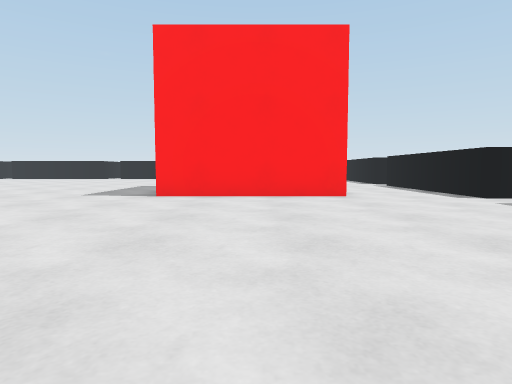
view 1 (above)

24 first-person views from a walk through a Unity game level. The camera is 0.58 m above the floor, tilts 4° down and sees 75° across. The floor is counted in squares, 1 m on a side. Each view is taken from the middle of a square. On the plan, view 1 faces up. The plan holds only what a view shows up to about 9 squares ahead; the rest is blank. The place goes on beyond the plan.

view 2
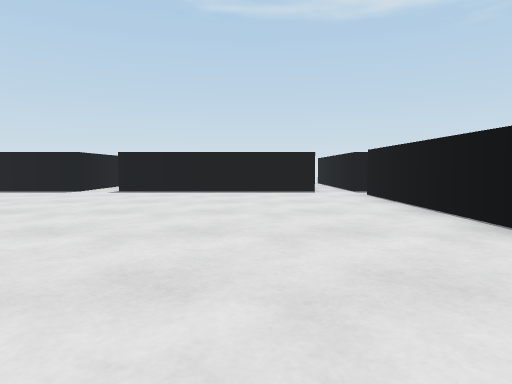

view 3
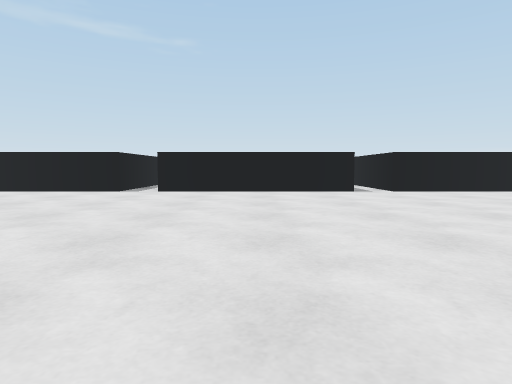

view 4
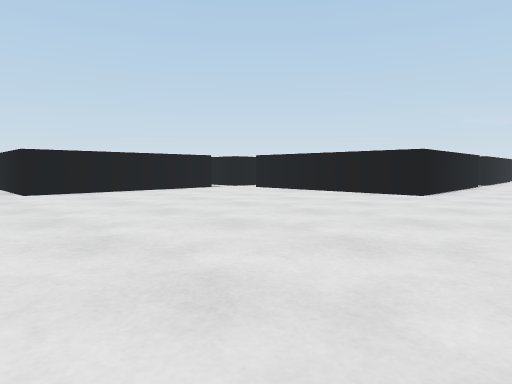

view 5
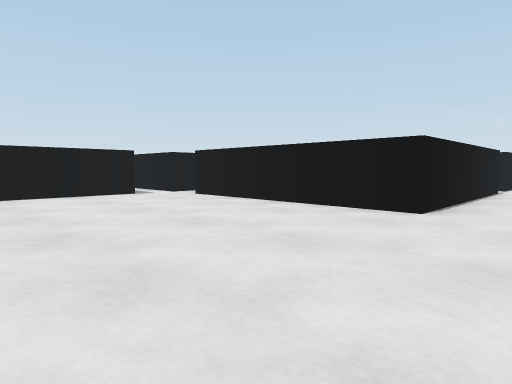

view 6
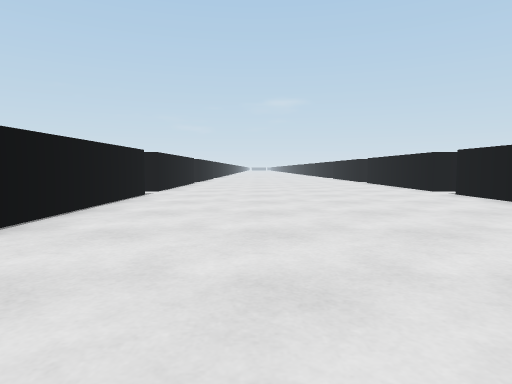

view 7
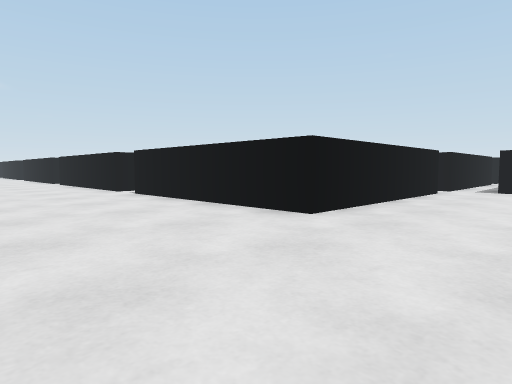

view 8
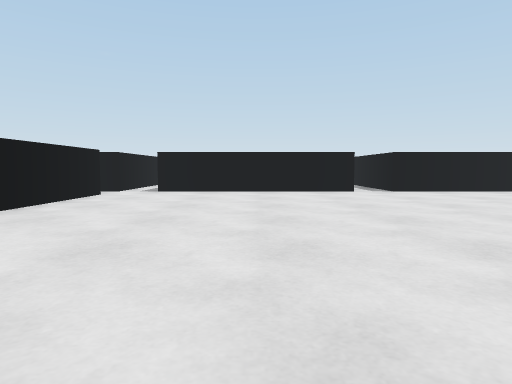

view 9
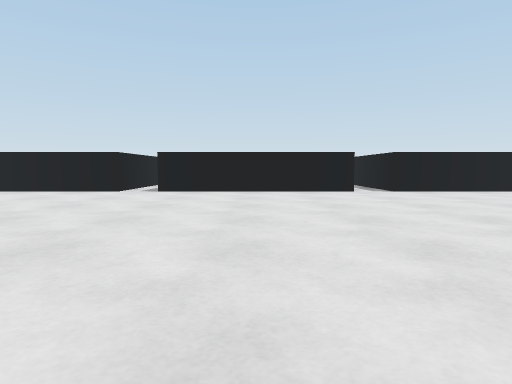

view 10
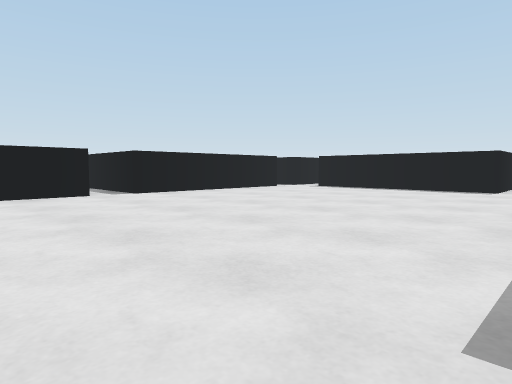

view 11
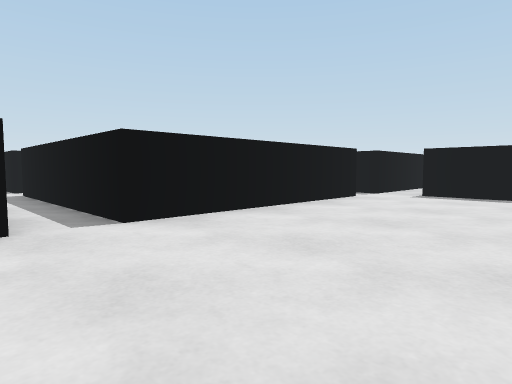

view 12
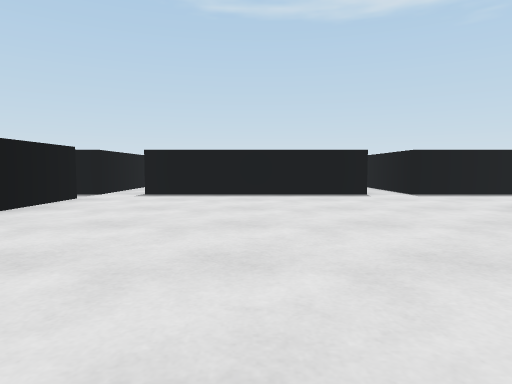

view 13
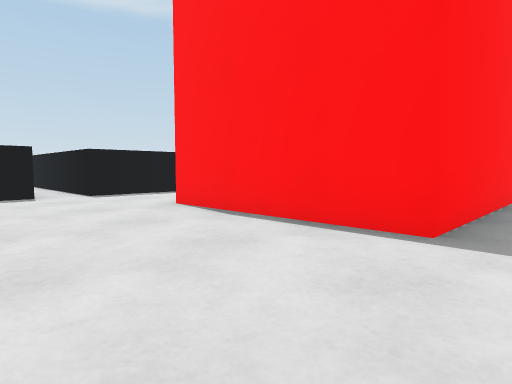

view 14
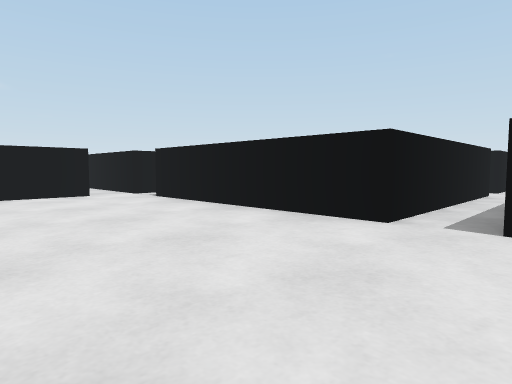

view 15
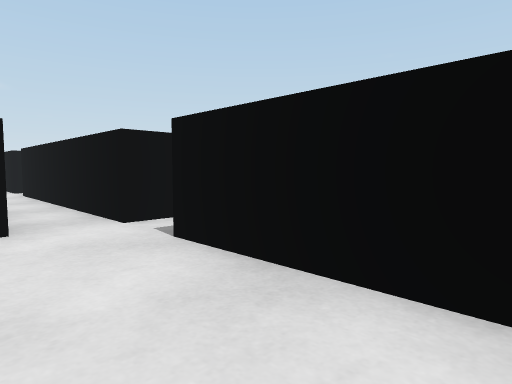

view 16
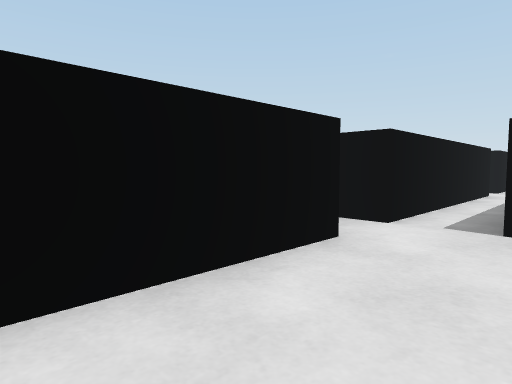

view 17
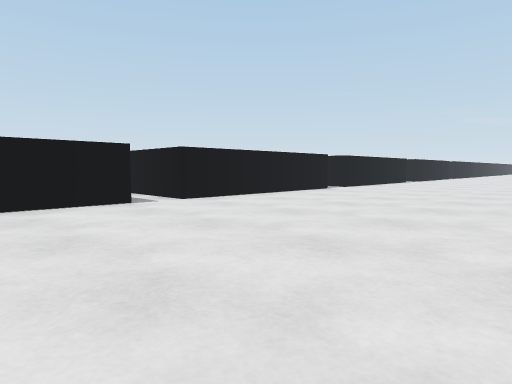

view 18
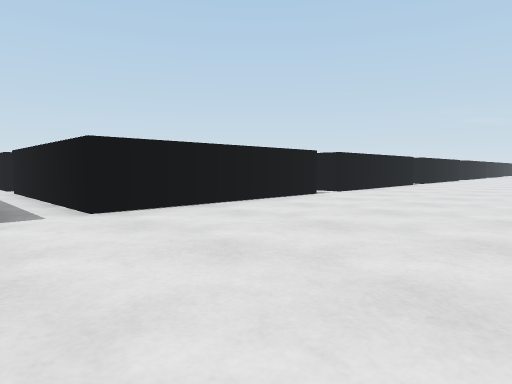

view 19
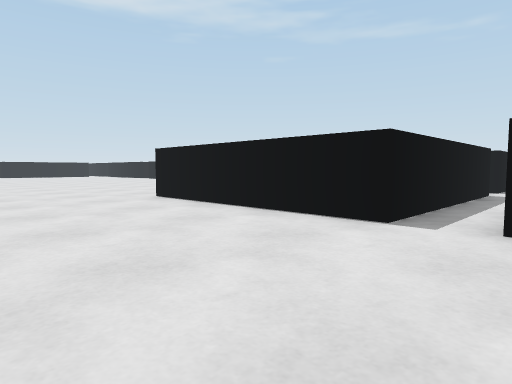

view 20
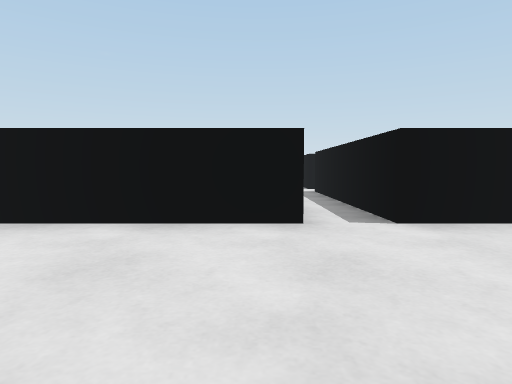

view 21
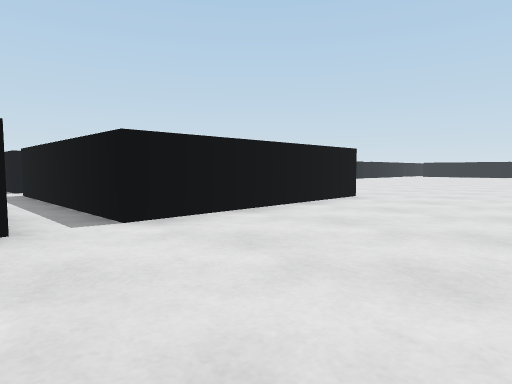

view 22
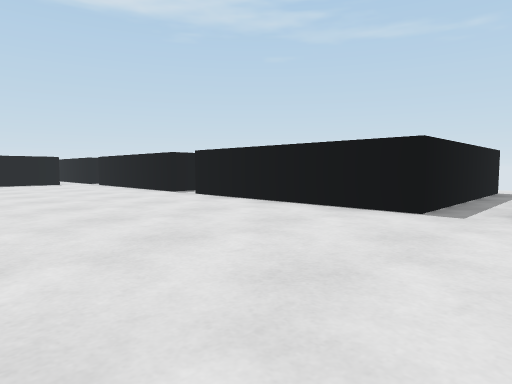

view 23
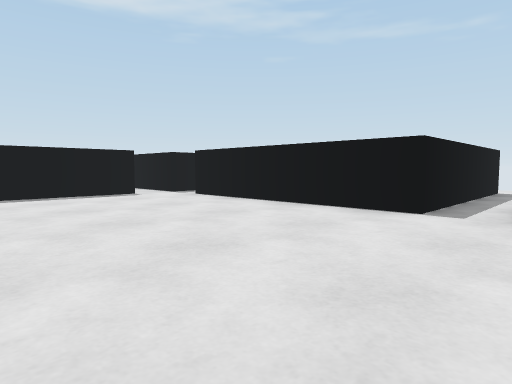

view 24
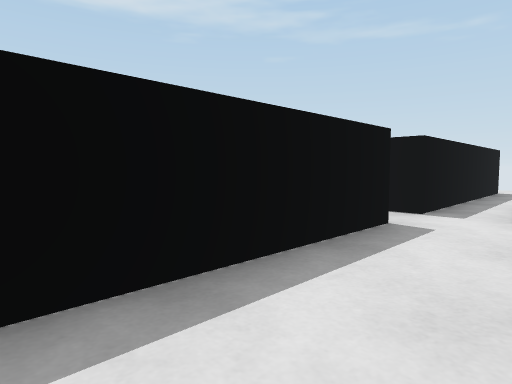

### Floor plan
Points are (right, up) in squares from view 1. A wall is a line through its corners. A room is listed if a view was taken in it or the views show most of it. See-through windows are left out.
Room 1 (views 1, 2, 3, 4, 5, 6, 7, 8, 9, 10, 11, 12, 13, 14, 15, 16, 17, 18, 19, 20, 21, 22, 23, 24)
walls: (2, 7) (-2.1, 7) (-2.1, 11) (2, 11); (-2.4, 18.5) (-7.5, 18.5) (-7.5, 19.1); (-7.5, -0.5) (-2.5, -0.5); (-14.5, 17.6) (-14.5, 12.5) (-19.5, 12.5) (-19.5, 17.5); (-1.5, -0.5) (3.5, -0.5); (-13.6, -0.5) (-8.5, -0.5); (5.1, 6.5) (4.5, 6.5) (4.5, 11.5) (7.4, 11.5); (-19.5, 5.5) (-14.5, 5.5) (-14.5, 0.5); (6.2, 12.5) (4.5, 12.5) (4.5, 17.5); (-8.5, 23.5) (-8.5, 18.5) (-13.5, 18.5); (3.6, 18.5) (-1.5, 18.5) (-1.5, 23.5); (-20.5, 13.1) (-20.5, 12.5) (-23.5, 12.5); (4.5, 0.4) (4.5, 5.5); (-14.5, 23.5) (-14.5, 18.5); (4.5, -0.5) (5.4, -0.5); (6.4, 18.5) (4.5, 18.5) (4.5, 19.1); (-23.5, 5.5) (-20.5, 5.5)
ways out: opening at (-20, 5); opening at (-20, 18); opening at (-15, 0); opening at (-15, 18); opening at (-14, -1); opening at (-8, 0); opening at (-8, 23); opening at (-2, 0); opening at (-2, 23); opening at (4, 0)

Where each view was taken, in squares from view 1:
view 1: 0 up, 0 right, facing up
view 2: 2 up, 4 left, facing right
view 3: 8 up, 5 left, facing down
view 4: 8 up, 7 left, facing down-left
view 5: 7 up, 10 left, facing down-left
view 6: 8 up, 12 left, facing left
view 7: 9 up, 12 left, facing up-left
view 8: 10 up, 11 left, facing up
view 9: 10 up, 5 left, facing up
view 10: 11 up, 5 left, facing up-right
view 11: 15 up, 3 left, facing up-right
view 12: 15 up, 3 left, facing right
view 13: 14 up, 3 left, facing down-right
view 14: 15 up, 7 left, facing up-left
view 15: 17 up, 11 left, facing up-left
view 16: 15 up, 13 left, facing up-left
view 17: 11 up, 17 left, facing down-left
view 18: 10 up, 19 left, facing down-left
view 19: 9 up, 21 left, facing down-right
view 20: 9 up, 21 left, facing up
view 21: 9 up, 21 left, facing up-right
view 22: 4 up, 9 left, facing down-right
view 23: 4 up, 3 left, facing down-right
view 24: 4 up, 3 right, facing down-right
